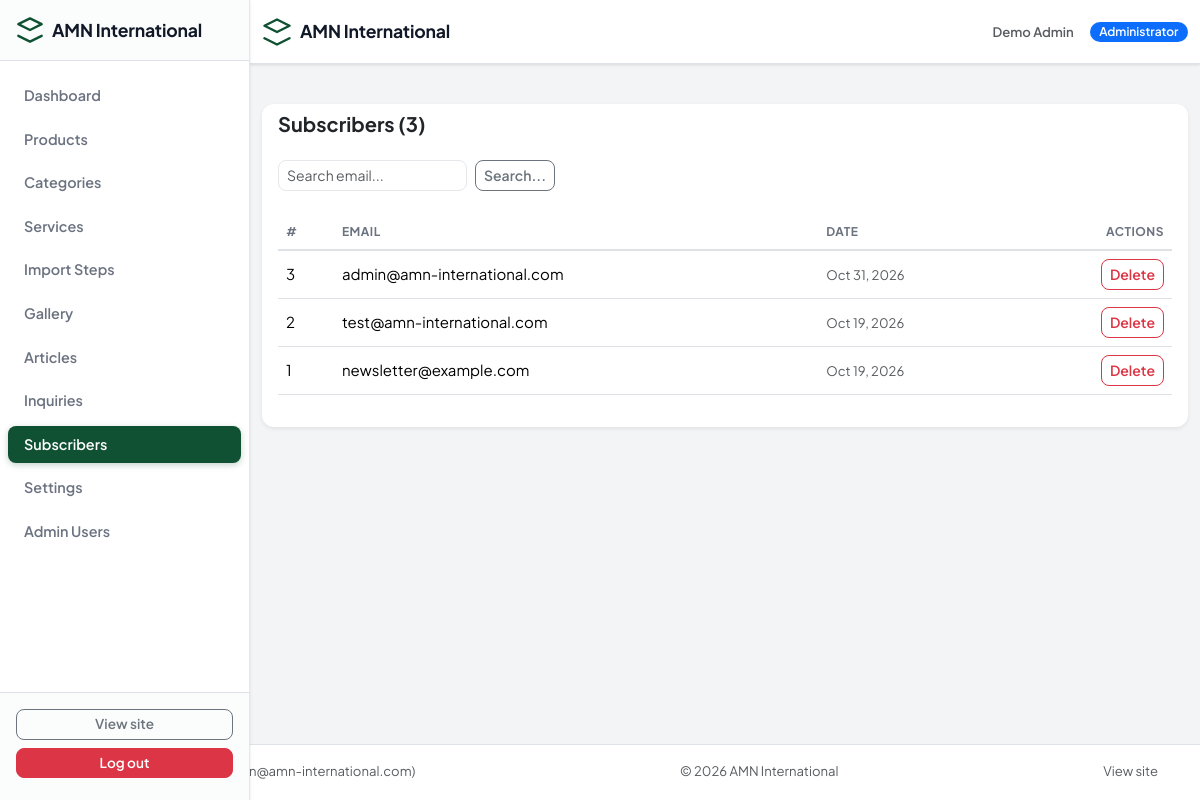
Page /admin/subscribers (signed in) on the committed database.
### tables this page shows
CREATE TABLE `users` (
  `id` int(10) UNSIGNED NOT NULL,
  `name` varchar(120) NOT NULL,
  `email` varchar(190) NOT NULL,
  `password` varchar(255) NOT NULL,
  `role` enum('admin','editor') NOT NULL DEFAULT 'admin',
  `is_active` tinyint(1) NOT NULL DEFAULT 1,
  `is_banned` tinyint(1) NOT NULL DEFAULT 0,
  `last_login` datetime DEFAULT NULL,
  `created_at` datetime NOT NULL,
  `updated_at` datetime NOT NULL
);

CREATE TABLE `subscribers` (
  `id` int(10) UNSIGNED NOT NULL,
  `email` varchar(190) NOT NULL,
  `is_active` tinyint(1) NOT NULL DEFAULT 1,
  `created_at` datetime NOT NULL
);

### app/Views/admin/subscribers/index.php (the view, shortened to what the rows shown need)
<div class="card border-0 shadow-sm">
    <div class="card-header d-flex justify-content-between align-items-center bg-transparent border-0">
        <h5 class="fw-bold mb-0"><?= __('admin.subscribers') ?> (<?= $result['total'] ?>)</h5>
    </div>
    <div class="card-body">
        <form class="row g-2 mb-4" method="get" action="<?= e(url('admin/subscribers')) ?>">
            <div class="col-auto"><input class="form-control form-control-sm" type="search" name="q" placeholder="Search email..." value="<?= e($q) ?>"></div>
            <div class="col-auto"><button class="btn btn-sm btn-outline-secondary"><?= __('admin.search') ?></button></div>
        </form>
        <div class="table-responsive">
            <table class="table table-hover align-middle">
                <thead><tr><th>#</th><th><?= __('admin.email') ?></th><th><?= __('admin.date') ?></th><th class="text-end"><?= __('admin.actions') ?></th></tr></thead>
                <tbody>
                <?php foreach ($result['rows'] as $s): ?>
                    <tr>
                        <td><?= (int)$s['id'] ?></td>
                        <td><?= e($s['email']) ?></td>
                        <td class="small text-muted"><?= e(format_date($s['created_at'])) ?></td>
                        <td class="text-end">
                            <form class="d-inline" action="<?= e(url('admin/subscribers/' . $s['id'] . '/delete')) ?>" method="post" onsubmit="return confirm('<?= e(__('admin.confirm_delete')) ?>')" style="margin:0">
                                <button class="btn btn-sm btn-outline-danger" type="submit"><?= __('admin.delete') ?></button>
                            </form>
                        </td>
                    </tr>
                <?php endforeach; ?>
                </tbody>
            </table>
        </div>
    </div>
</div>

### app/Core/Router.php (shortened to what the rows shown need)
<?php
class Router
{
    private array $routes = [];
    public function add(string $method, string $pattern, array $handler): void
    {
        $regex = '#^' . preg_replace('#\{([a-zA-Z_]+)\}#', '(?P<$1>[^/]+)', trim($pattern, '/')) . '$#u';
        $this->routes[] = [
            'method'  => strtoupper($method),
            'pattern' => trim($pattern, '/'),
            'regex'   => $regex,
            'handler' => $handler,
        ];
    }
    public function dispatch(string $method, string $path): void
    {
        $path = trim(rawurldecode($path), '/');
        foreach ($this->routes as $route) {
            if (!preg_match($route['regex'], $path, $matches)) {
                continue;
            }
            $params = array_filter($matches, 'is_string', ARRAY_FILTER_USE_KEY);
            [$class, $action] = $route['handler'];
            $controller = new $class();
            $controller->$action(...array_values($params));
            return;
        }
    }
}

### app/Views/layouts/admin.php (shortened to what the rows shown need)
<?php
$user = App\Core\Auth::user();
$navItems = [
    ['label' => __('admin.dashboard'),   'path' => '/admin',                            'icon' => 'grid'],
    ['label' => __('admin.products'),    'path' => '/admin/products',                   'icon' => 'box'],
    ['label' => __('admin.categories'),  'path' => '/admin/categories',                 'icon' => 'tag'],
    ['label' => __('admin.services'),    'path' => '/admin/services',                   'icon' => 'settings'],
    ['label' => __('admin.steps'),       'path' => '/admin/steps',                      'icon' => 'list'],
    ['label' => __('admin.gallery'),     'path' => '/admin/gallery',                    'icon' => 'image'],
    ['label' => __('admin.articles'),    'path' => '/admin/articles',                   'icon' => 'doc'],
    ['label' => __('admin.inquiries'),   'path' => '/admin/inquiries',                  'icon' => 'quote'],
    ['label' => __('admin.subscribers'), 'path' => '/admin/subscribers',                'icon' => 'mail'],
    ['label' => __('admin.settings'),    'path' => '/admin/settings',                   'icon' => 'gear'],
    ['label' => __('admin.users'),       'path' => '/admin/users',                      'icon' => 'headset'],
];
$currentPath = parse_url($_SERVER['REQUEST_URI'] ?? '/', PHP_URL_PATH) ?? '/';
?>
<!DOCTYPE html>
<html lang="en" class="admin-html">
<head>
    <link rel="stylesheet" href="https://cdn.jsdelivr.net/npm/bootstrap@5.3.2/dist/css/bootstrap.min.css">
    <link rel="stylesheet" href="<?= e(asset('css/admin.css')) ?>">
</head>
<body class="d-flex flex-column min-vh-100 admin-body">
<aside class="admin-sidebar" id="adminSidebar">
    <div class="admin-sidebar-brand d-flex align-items-center gap-2 px-3 py-3 border-bottom">
        <svg width="28" height="28" viewBox="0 0 24 24" fill="none" stroke="currentColor" stroke-width="2" stroke-linecap="round" stroke-linejoin="round"><path d="M12 2L2 7l10 5 10-5-10-5z"/><path d="M2 17l10 5 10-5"/></svg>
        <span class="fw-bold d-none d-sm-inline admin-sidebar-brand-text"><?= e(setting('company_name')) ?></span>
    </div>
    <nav class="admin-sidebar-nav flex-grow-1 py-3">
        <ul class="list-unstyled ps-0 mb-0">
            <?php foreach ($navItems as $item): ?>
                <?php
                $isActive = $item['path'] === '/admin'
                    ? ($currentPath === rtrim(BASE_URL, '/') . '/admin' || ($currentPath === rtrim(BASE_URL, '/')))
                    : strpos($currentPath, BASE_URL . rtrim($item['path'], '/')) === 0;
                ?>
                <li class="mb-1">
                    <a class="admin-nav-link d-flex align-items-center gap-2 px-3 py-2 rounded-3 text-decoration-none <?php echo $isActive ? 'active' : '' ?>"
                       href="<?= e(url($item['path'])) ?>"
                       aria-current="<?php echo $isActive ? 'page' : 'false' ?>">
                        <span class="admin-nav-label d-none d-sm-inline"><?= e($item['label']) ?></span>
                    </a>
                </li>
            <?php endforeach; ?>
        </ul>
    </nav>
    <div class="admin-sidebar-footer border-top p-3">
        <a class="btn btn-outline-secondary btn-sm w-100 mb-2" href="<?= e(url('/')) ?>" target="_blank" rel="noopener"><?= __('admin.view_site') ?></a>
        <a class="btn btn-danger btn-sm w-100" href="<?= e(url('admin/logout')) ?>" onclick="return confirm('<?= e(__('admin.confirm_delete')) ?>')"><?= __('admin.logout') ?></a>
    </div>
</aside>
<header class="admin-header border-bottom">
    <div class="container d-flex align-items-center justify-content-between py-2">
        <a class="navbar-brand d-none d-sm-flex align-items-center gap-2 text-decoration-none" href="<?= e(url('admin')) ?>">
            <svg width="30" height="30" viewBox="0 0 24 24" fill="none" stroke="currentColor" stroke-width="2" stroke-linecap="round" stroke-linejoin="round"><path d="M12 2L2 7l10 5 10-5-10-5z"/><path d="M2 17l10 5 10-5"/></svg>
            <span class="fw-bold admin-sidebar-brand-text"><?= e(setting('company_name')) ?></span>
        </a>
        <div class="d-flex align-items-center gap-3">
            <span class="d-none d-sm-inline text-muted small admin-header-user"><?= e($user['name'] ?? '') ?></span>
            <span class="badge bg-primary text-white d-none d-sm-inline admin-header-role"><?= __('admin.role_admin') ?></span>
        </div>
    </div>
</header>
<main class="admin-main flex-grow-1">
    <div class="container mt-4 flex-grow-1">
        <?= $content ?? '' ?>
    </div>
</main>
<footer class="mt-auto py-3 border-top admin-footer">
    <div class="container text-muted small d-flex flex-column flex-sm-row align-items-center justify-content-between gap-2">
        <span><?= __('admin.role_admin') ?>: <?= e($user['name'] ?? '') ?> (<?= e($user['email'] ?? '') ?>)</span>
        <span>&copy; <?= date('Y') ?> <?= e(setting('company_name')) ?></span>
        <a class="text-decoration-none text-muted" href="<?= e(url('/')) ?>"><?= __('admin.view_site') ?></a>
    </div>
</footer>
</body>
</html>

### rows in the picture
users: name "Demo Admin", email "admin@amn-international.com"
subscribers: id "3", email "admin@amn-international.com", created_at "Oct 31, 2026"
subscribers: id "2", email "test@amn-international.com", created_at "Oct 19, 2026"
subscribers: id "1", email "newsletter@example.com", created_at "Oct 19, 2026"

### other values in the picture
$item['label'] "Dashboard"
$item['label'] "Products"
$item['label'] "Categories"
$item['label'] "Services"
$item['label'] "Import Steps"
$item['label'] "Gallery"
$item['label'] "Articles"
$item['label'] "Inquiries"
$item['label'] "Subscribers"
$item['label'] "Settings"
$item['label'] "Admin Users"
